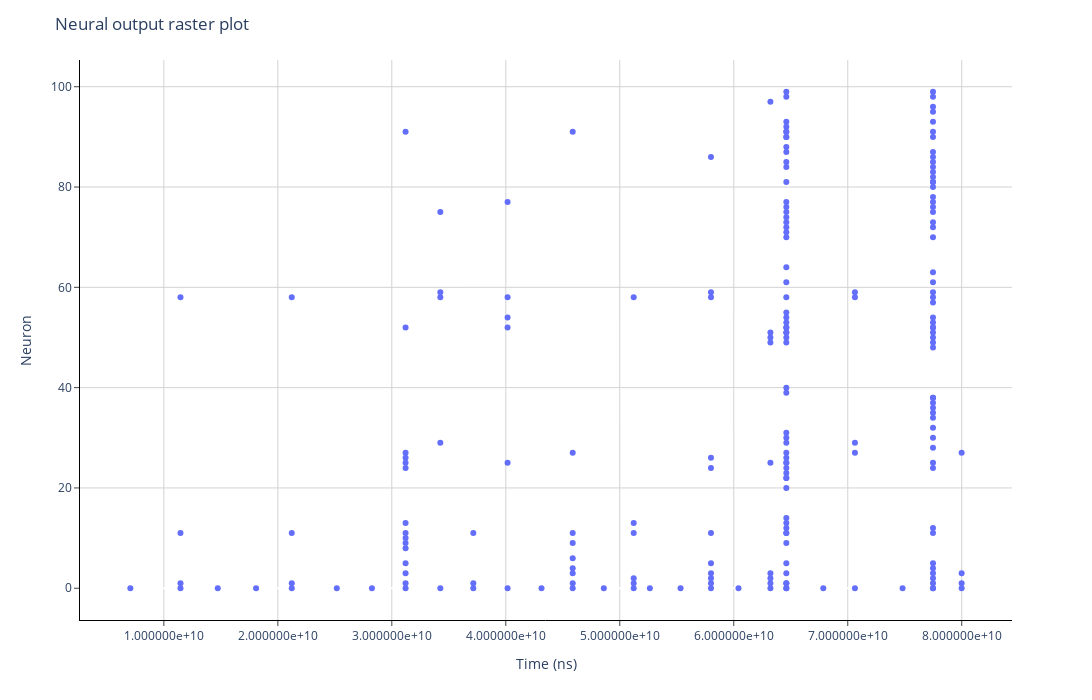

Write notebook code for a chart like this one.
### Code cell
fig = px.scatter(df_individual_peaks, x='time_ns', y='neuron', width=1300, height=700)
fig.update_layout(
    title = 'Neural output raster plot',
    xaxis_title='Time (ns)',
    yaxis_title='Neuron',
    xaxis_tickformat='e',
    plot_bgcolor='white'
)
fig.update_xaxes(
    ticks='outside',
    showline=True,
    linecolor='black',
    gridcolor='lightgrey'
)
fig.update_yaxes(
    ticks='outside',
    showline=True,
    linecolor='black',
    gridcolor='lightgrey'
)
fig.show()

### Figure 1 — Plotly figure (JSON) as saved in the notebook; plotly's stock layout.template omitted (floating-point values rounded to 4 significant figures; data arrays with more than 128 entries replaced by an {"elided": "..."} marker saying what was removed)
{"data": [{"hovertemplate": "time_ns=%{x}<br>neuron=%{y}<extra></extra>", "legendgroup": "", "marker": {"color": "#636efa", "symbol": "circle"}, "mode": "markers", "name": "", "orientation": "v", "showlegend": false, "type": "scatter", "x": {"elided": "208 int values"}, "xaxis": "x", "y": {"elided": "208 int values"}, "yaxis": "y"}], "layout": {"height": 700, "legend": {"tracegroupgap": 0}, "margin": {"t": 60}, "plot_bgcolor": "white", "title": {"text": "Neural output raster plot"}, "width": 1300, "xaxis": {"anchor": "y", "domain": [0, 1], "gridcolor": "lightgrey", "linecolor": "black", "showline": true, "tickformat": "e", "ticks": "outside", "title": {"text": "Time (ns)"}}, "yaxis": {"anchor": "x", "domain": [0, 1], "gridcolor": "lightgrey", "linecolor": "black", "showline": true, "ticks": "outside", "title": {"text": "Neuron"}}}}
